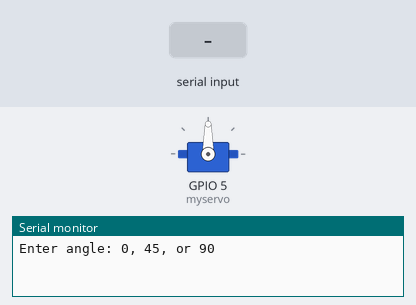
Simulated run of this sketch. Board: ESP32. On the bench: servo, the last lines printed to the serial monitor. The test bench sets the inputs (shaded band).

Above: at 1.2 s.
1.3 s: "0" received over Serial
At 1.6 s:
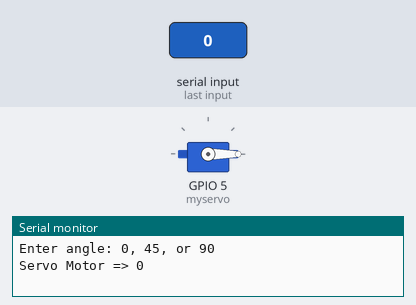
2.8 s: "1" received over Serial
At 4.0 s:
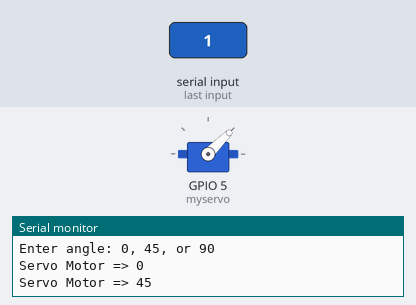
4.3 s: "2" received over Serial
At 5.1 s:
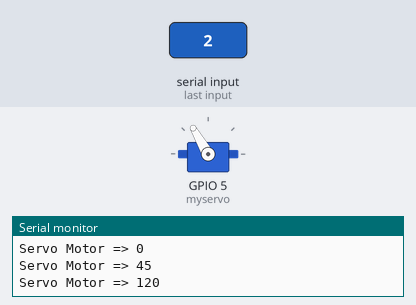
5.8 s: "3" received over Serial
At 6.2 s:
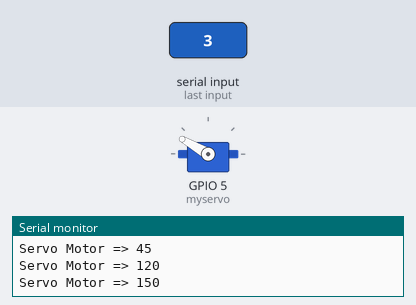
7.3 s: "4" received over Serial
At 8.6 s:
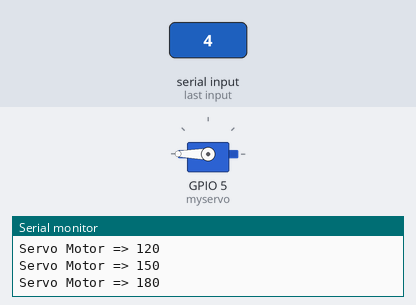
Timing chart, 0 to 9.8 s (numbered marks = the images above; inputs shaded):
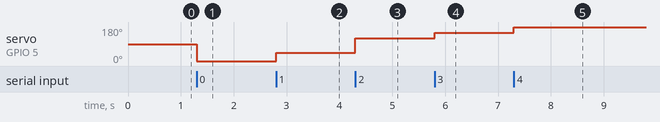

Measured:
- after the input at 1.3 s, servo on GPIO 5 (myservo): 90° → 0° at once
- after the input at 2.8 s, servo on GPIO 5 (myservo): 0° → 45° at once
- after the input at 4.3 s, servo on GPIO 5 (myservo): 45° → 120° at once
- after the input at 5.8 s, servo on GPIO 5 (myservo): 120° → 150° at once
- after the input at 7.3 s, servo on GPIO 5 (myservo): 150° → 180° at once

The sketch:

servo_motor.ino
```cpp
#include <ESP32Servo.h>

Servo myservo;
char user_input;

void setup() {
  Serial.begin(9600);
  myservo.attach(5);
  Serial.println("Enter angle: 0, 45, or 90");
}

void loop() {
  if (Serial.available() > 0) {
    user_input = Serial.read();

    if (user_input == '0') {
      Serial.println("Servo Motor => 0");
      myservo.write(0);
    }
    else if (user_input == '1') { // ใช้ '1' แทนเพื่อสั่ง 45 องศา
      Serial.println("Servo Motor => 45");
      myservo.write(45);
    }
    else if (user_input == '2') { // ตัวอย่างเพิ่ม 90 องศา
      Serial.println("Servo Motor => 120");
      myservo.write(120);
    }else if (user_input == '3') { // ตัวอย่างเพิ่ม 90 องศา
      Serial.println("Servo Motor => 150");
      myservo.write(150);
    }else if (user_input == '4') { // ตัวอย่างเพิ่ม 90 องศา
      Serial.println("Servo Motor => 180");
      myservo.write(180);
    }
    delay(1000);
  }
}
```
